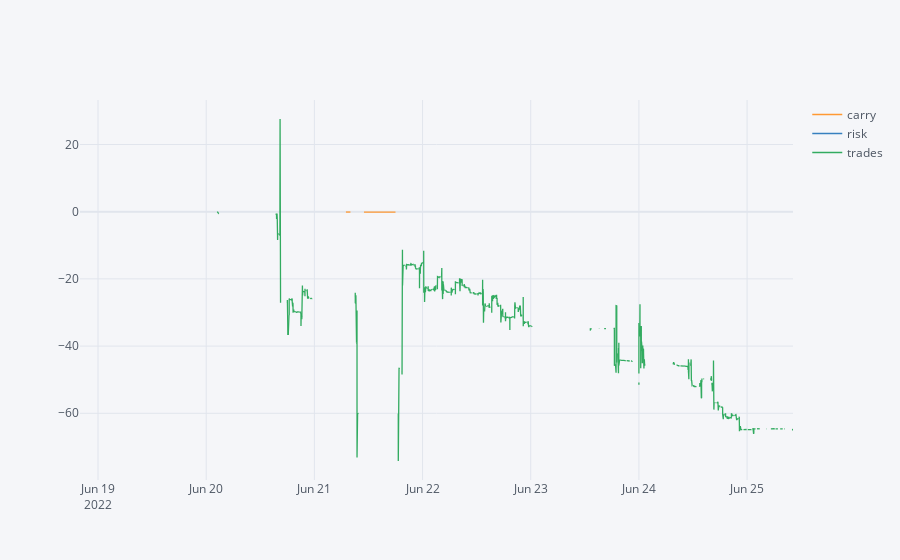

The notebook cell this image was saved under:
### Code cell
pnl.pivot_table(index='time',columns='category',values='USDamt').cumsum().iplot()

### Figure 1 — Plotly figure (JSON) as saved in the notebook; plotly's stock layout.template omitted (floating-point values rounded to 4 significant figures; data arrays with more than 128 entries replaced by an {"elided": "..."} marker saying what was removed)
{"data": [{"line": {"color": "rgba(255, 153, 51, 1.0)", "dash": "solid", "shape": "linear", "width": 1.3}, "mode": "lines", "name": "carry", "text": "", "type": "scatter", "x": {"elided": "12491 str values"}, "y": {"elided": "12491 mixed values"}}, {"line": {"color": "rgba(55, 128, 191, 1.0)", "dash": "solid", "shape": "linear", "width": 1.3}, "mode": "lines", "name": "risk", "text": "", "type": "scatter", "x": {"elided": "12491 str values"}, "y": {"elided": "12491 mixed values"}}, {"line": {"color": "rgba(50, 171, 96, 1.0)", "dash": "solid", "shape": "linear", "width": 1.3}, "mode": "lines", "name": "trades", "text": "", "type": "scatter", "x": {"elided": "12491 str values"}, "y": {"elided": "12491 mixed values"}}], "layout": {"legend": {"bgcolor": "#F5F6F9", "font": {"color": "#4D5663"}}, "paper_bgcolor": "#F5F6F9", "plot_bgcolor": "#F5F6F9", "title": {"font": {"color": "#4D5663"}}, "xaxis": {"gridcolor": "#E1E5ED", "showgrid": true, "tickfont": {"color": "#4D5663"}, "title": {"font": {"color": "#4D5663"}, "text": ""}, "zerolinecolor": "#E1E5ED"}, "yaxis": {"gridcolor": "#E1E5ED", "showgrid": true, "tickfont": {"color": "#4D5663"}, "title": {"font": {"color": "#4D5663"}, "text": ""}, "zerolinecolor": "#E1E5ED"}}}
